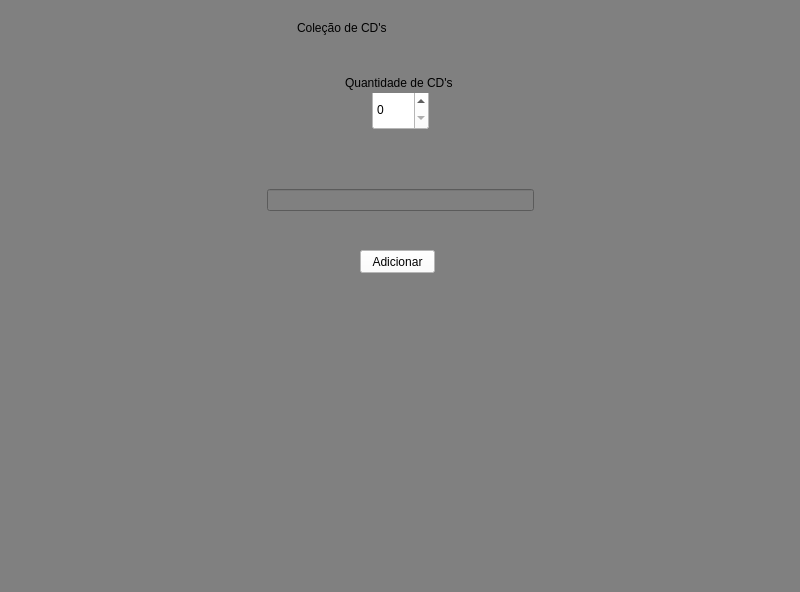
<?xml version="1.0" encoding="UTF-8"?>
<ui version="4.0">
 <class>MainWindow</class>
 <widget class="QMainWindow" name="MainWindow">
  <property name="geometry">
   <rect>
    <x>0</x>
    <y>0</y>
    <width>800</width>
    <height>592</height>
   </rect>
  </property>
  <property name="windowTitle">
   <string>MainWindow</string>
  </property>
  <property name="styleSheet">
   <string notr="true">background-color: gray;</string>
  </property>
  <widget class="QWidget" name="centralwidget">
   <widget class="QLabel" name="label_2">
    <property name="geometry">
     <rect>
      <x>297</x>
      <y>10</y>
      <width>204</width>
      <height>35</height>
     </rect>
    </property>
    <property name="styleSheet">
     <string notr="true">font: 75 22pt &quot;MS Shell Dlg 2&quot;;</string>
    </property>
    <property name="text">
     <string>Coleção de CD's</string>
    </property>
   </widget>
   <widget class="QWidget" name="horizontalLayoutWidget">
    <property name="geometry">
     <rect>
      <x>0</x>
      <y>70</y>
      <width>801</width>
      <height>80</height>
     </rect>
    </property>
    <layout class="QHBoxLayout" name="horizontalLayout">
     <item>
      <spacer name="horizontalSpacer">
       <property name="orientation">
        <enum>Qt::Horizontal</enum>
       </property>
       <property name="sizeHint" stdset="0">
        <size>
         <width>40</width>
         <height>20</height>
        </size>
       </property>
      </spacer>
     </item>
     <item>
      <widget class="QSpinBox" name="qtd">
       <property name="styleSheet">
        <string notr="true">background-color: white;
width: 35px;
height: 35px;
font: 12pt &quot;MS Shell Dlg 2&quot;;</string>
       </property>
      </widget>
     </item>
     <item>
      <spacer name="horizontalSpacer_2">
       <property name="orientation">
        <enum>Qt::Horizontal</enum>
       </property>
       <property name="sizeHint" stdset="0">
        <size>
         <width>40</width>
         <height>20</height>
        </size>
       </property>
      </spacer>
     </item>
    </layout>
   </widget>
   <widget class="QLabel" name="label">
    <property name="geometry">
     <rect>
      <x>345</x>
      <y>73</y>
      <width>112</width>
      <height>20</height>
     </rect>
    </property>
    <property name="styleSheet">
     <string notr="true">font: 10pt &quot;MS Shell Dlg 2&quot;;</string>
    </property>
    <property name="text">
     <string>Quantidade de CD's</string>
    </property>
   </widget>
   <widget class="QWidget" name="horizontalLayoutWidget_2">
    <property name="geometry">
     <rect>
      <x>0</x>
      <y>160</y>
      <width>801</width>
      <height>80</height>
     </rect>
    </property>
    <layout class="QHBoxLayout" name="horizontalLayout_2">
     <item>
      <spacer name="horizontalSpacer_3">
       <property name="orientation">
        <enum>Qt::Horizontal</enum>
       </property>
       <property name="sizeHint" stdset="0">
        <size>
         <width>40</width>
         <height>20</height>
        </size>
       </property>
      </spacer>
     </item>
     <item>
      <widget class="QLineEdit" name="valor"/>
     </item>
     <item>
      <spacer name="horizontalSpacer_4">
       <property name="orientation">
        <enum>Qt::Horizontal</enum>
       </property>
       <property name="sizeHint" stdset="0">
        <size>
         <width>40</width>
         <height>20</height>
        </size>
       </property>
      </spacer>
     </item>
    </layout>
   </widget>
   <widget class="QLabel" name="contagem">
    <property name="geometry">
     <rect>
      <x>343</x>
      <y>170</y>
      <width>131</width>
      <height>16</height>
     </rect>
    </property>
    <property name="styleSheet">
     <string notr="true">font: 10pt &quot;MS Shell Dlg 2&quot;;
color: yellow;</string>
    </property>
    <property name="text">
     <string/>
    </property>
   </widget>
   <widget class="QWidget" name="horizontalLayoutWidget_3">
    <property name="geometry">
     <rect>
      <x>0</x>
      <y>320</y>
      <width>801</width>
      <height>131</height>
     </rect>
    </property>
    <layout class="QHBoxLayout" name="horizontalLayout_3">
     <item>
      <spacer name="horizontalSpacer_5">
       <property name="orientation">
        <enum>Qt::Horizontal</enum>
       </property>
       <property name="sizeHint" stdset="0">
        <size>
         <width>40</width>
         <height>20</height>
        </size>
       </property>
      </spacer>
     </item>
     <item>
      <widget class="QLabel" name="resultado">
       <property name="styleSheet">
        <string notr="true">font: 16pt &quot;MS Shell Dlg 2&quot;;
color: white;</string>
       </property>
       <property name="text">
        <string/>
       </property>
      </widget>
     </item>
     <item>
      <spacer name="horizontalSpacer_6">
       <property name="orientation">
        <enum>Qt::Horizontal</enum>
       </property>
       <property name="sizeHint" stdset="0">
        <size>
         <width>40</width>
         <height>20</height>
        </size>
       </property>
      </spacer>
     </item>
    </layout>
   </widget>
   <widget class="QPushButton" name="botao">
    <property name="geometry">
     <rect>
      <x>360</x>
      <y>250</y>
      <width>75</width>
      <height>23</height>
     </rect>
    </property>
    <property name="styleSheet">
     <string notr="true">background-color: white;</string>
    </property>
    <property name="text">
     <string>Adicionar</string>
    </property>
   </widget>
  </widget>
  <widget class="QMenuBar" name="menubar">
   <property name="geometry">
    <rect>
     <x>0</x>
     <y>0</y>
     <width>800</width>
     <height>21</height>
    </rect>
   </property>
  </widget>
  <widget class="QStatusBar" name="statusbar"/>
 </widget>
 <resources/>
 <connections/>
</ui>
